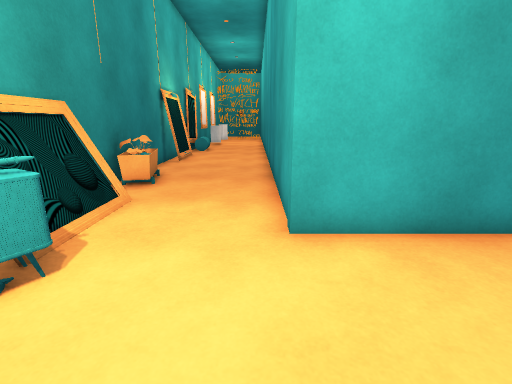
View 1 (above)

12 first-person views from a walk through a 3-D level made in the Unity game engine. The camera is 1.4 m above the floor, tilts 14° down and sees 85° across. The floor is counted in squares, 0.66 m on a side. Each view is taken from the middle of a square. On the plan, view 1 faces up. The plan holds only what a view shows up to about 17 squares ahead; the rest is blank. The place goes on beyond the plan. The player character is not drawn. Some animated figures are not drawn. Some surface patterns are stand-ins.

View 2
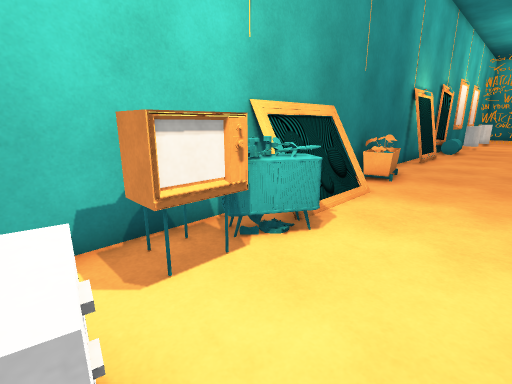

View 3
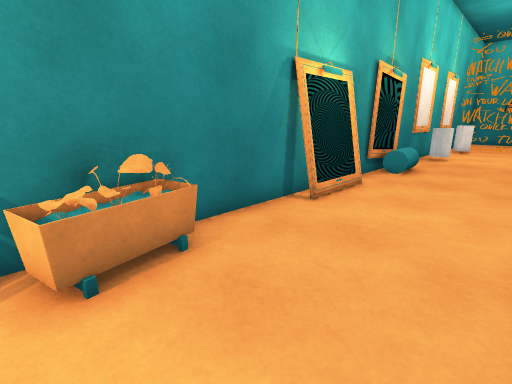

View 4
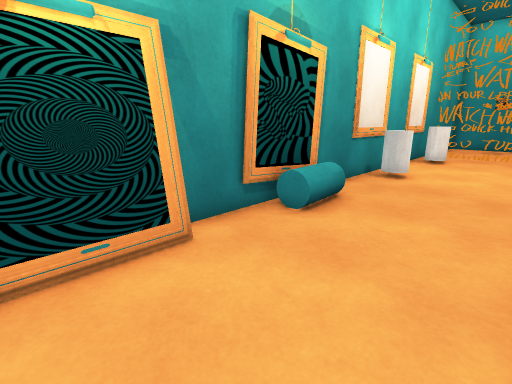

View 5
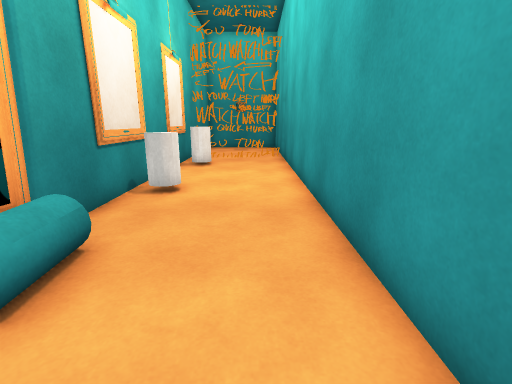

View 6
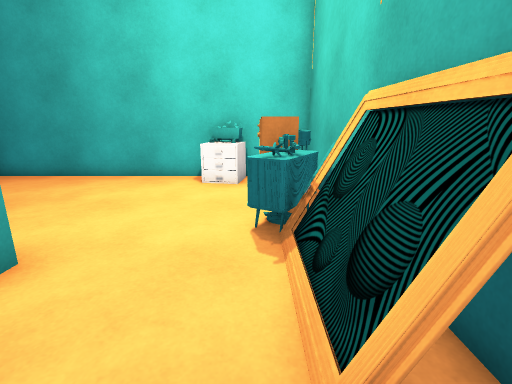

View 7
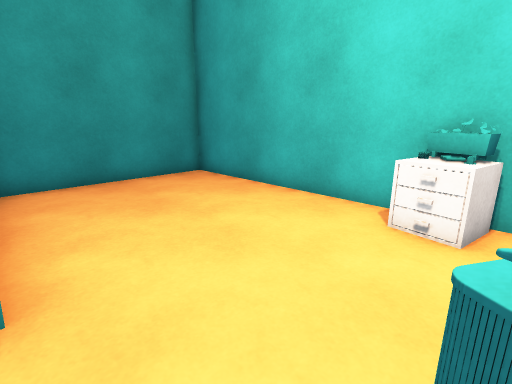

View 8
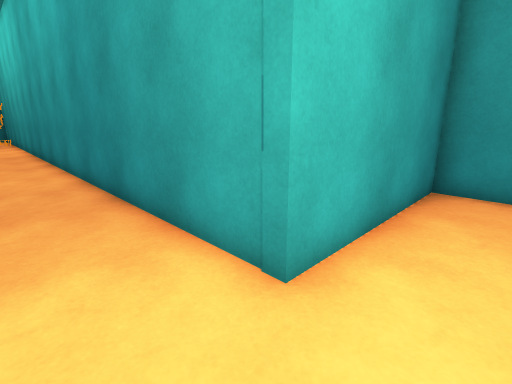

View 9
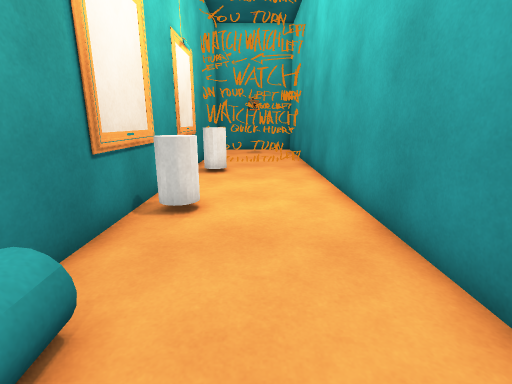

View 10
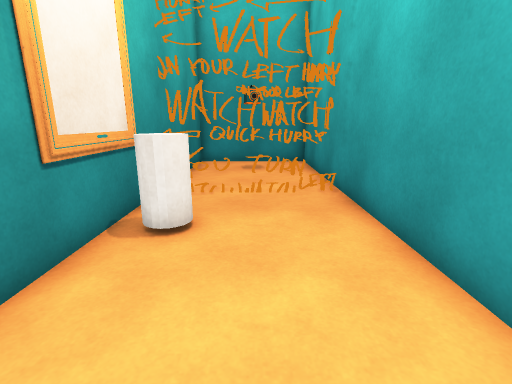

View 11
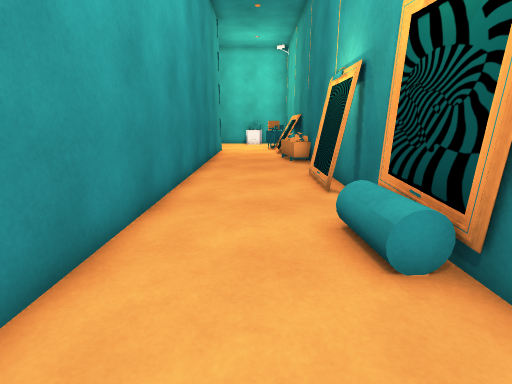

View 12
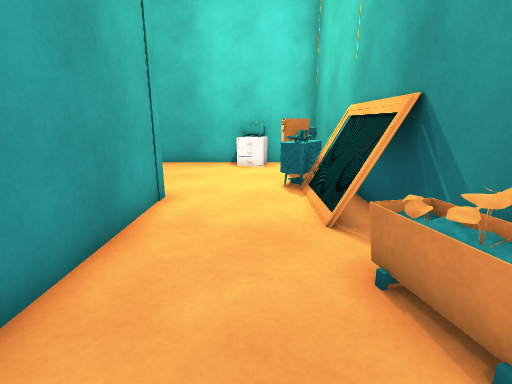

### Floor plan
Points are (right, up) in squares from view 1. A wall is a line through its corners. A room is listed if a view was taken in it or the views show most of it. See-through windows are left out.
Room 1 (views 1, 2, 3, 4, 5, 6, 7, 8, 9, 10, 11, 12)
walls: (-4.3, 15.5) (-4.8, 15.4); (-4.6, 15.9) (-4.6, 15.4); (-4.2, 18.2) (-4.8, 18.2); (-4.6, 18.6) (-4.6, 18.1); (-4.5, 18.7) (-4.6, 18.2); (-4.8, 18.6) (-4.3, 18.5); (-4.3, 7.9) (-4, 7.2); (-4.5, 7.9) (-4.2, 7.5); (-4.2, 7.6) (-4.4, 7.2); (-4.3, 7.6) (-4.2, 7.4) (-4.4, 7.2); (-4.5, 7.7) (-4.2, 7.5); (-4.4, 7.6) (-4.4, 3.9); (-4, 7.4) (-3.7, 7.3); (-4.6, 7.7) (-4.1, 7.5); (-4.6, 7.6) (-4.6, 3.9); (-5, 7.8) (-4.4, 7.7); (-4.1, 7.2) (-4.1, 3.9); (-5, 7.6) (-3.9, 7.6) (-4.8, 7.1); (-4.4, 21) (-4.4, 20.5); (-4.9, 21) (-4.9, 20.5); (-4.6, 21.4) (-4.6, 20.6); (-5, 21.6) (-5, -2.2) (-2.4, -2.2); (-4.1, 4.2) (-3.9, 3.8); (-4.8, 23.6) (-4.8, 20.5); (-4.8, 23.7) (-4.9, 23.2); (-4.7, 4.2) (-4.4, 3.7); (-5, 27.5) (-5, 22.5); (-0.6, -2.2) (7.8, -2.2) (7.8, 5.1) (0.7, 5.1) (0.7, 38.5); (-5, 32.5) (-5, 28.5); (-5, 38.5) (-5, 34.4)
low walls: (-3.8, 7.6) (-3.8, 3.9); (-4, 7.6) (-3.8, 7.3); (-4.1, 4.2) (-3.7, 4)
glass walls: (0.1, 36.4) (-4.5, 36.4); (0.5, 36.5) (0, 36.5)
objects: other object (-4, 0) to (-3, 2); chair (-4, 1) to (-4, 2); cabinet (-4, 3) to (-3, 4); other object (-4, 9) to (-4, 12); painting (-4, 17); cyan cylinder (-4, 22); cylinder (-4, 27) to (-3, 28); cylinder (-4, 33) to (-3, 34); other object (-2, -2); table (-2, -1) to (-1, -1); other object (-1, -2)

Where each view was taken, in squares from view 1:
view 1: 0 up, 0 right, facing up
view 2: 1 down, 0 right, facing up-left
view 3: 9 up, 0 right, facing up-left
view 4: 16 up, 0 right, facing up-left
view 5: 19 up, 1 left, facing up
view 6: 9 up, 3 left, facing down
view 7: 5 up, 3 left, facing down-right
view 8: 3 up, 2 left, facing up-right
view 9: 21 up, 2 left, facing up
view 10: 28 up, 2 left, facing up
view 11: 27 up, 2 left, facing down
view 12: 13 up, 2 left, facing down
